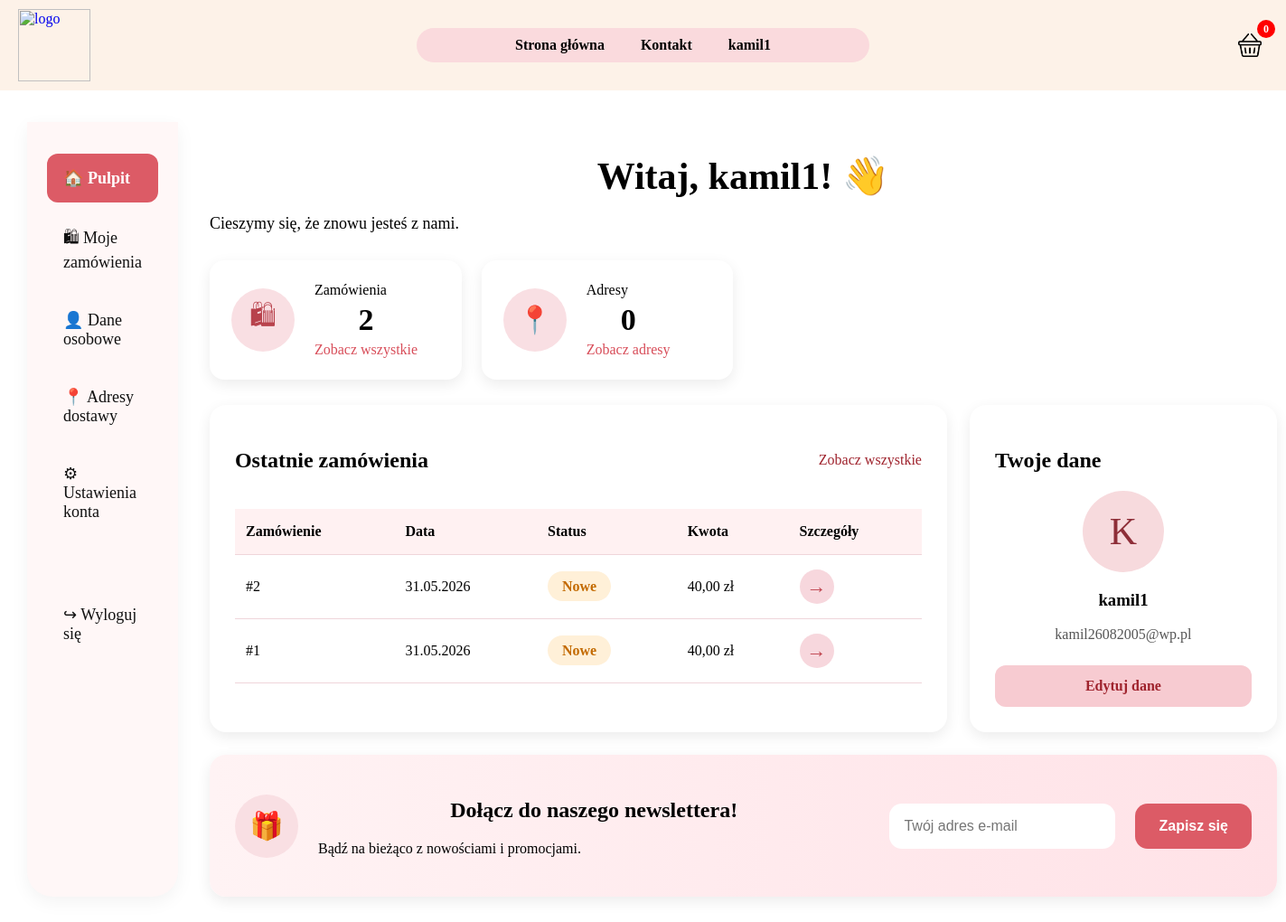
Before: /panel/ (signed in) with the older database file.
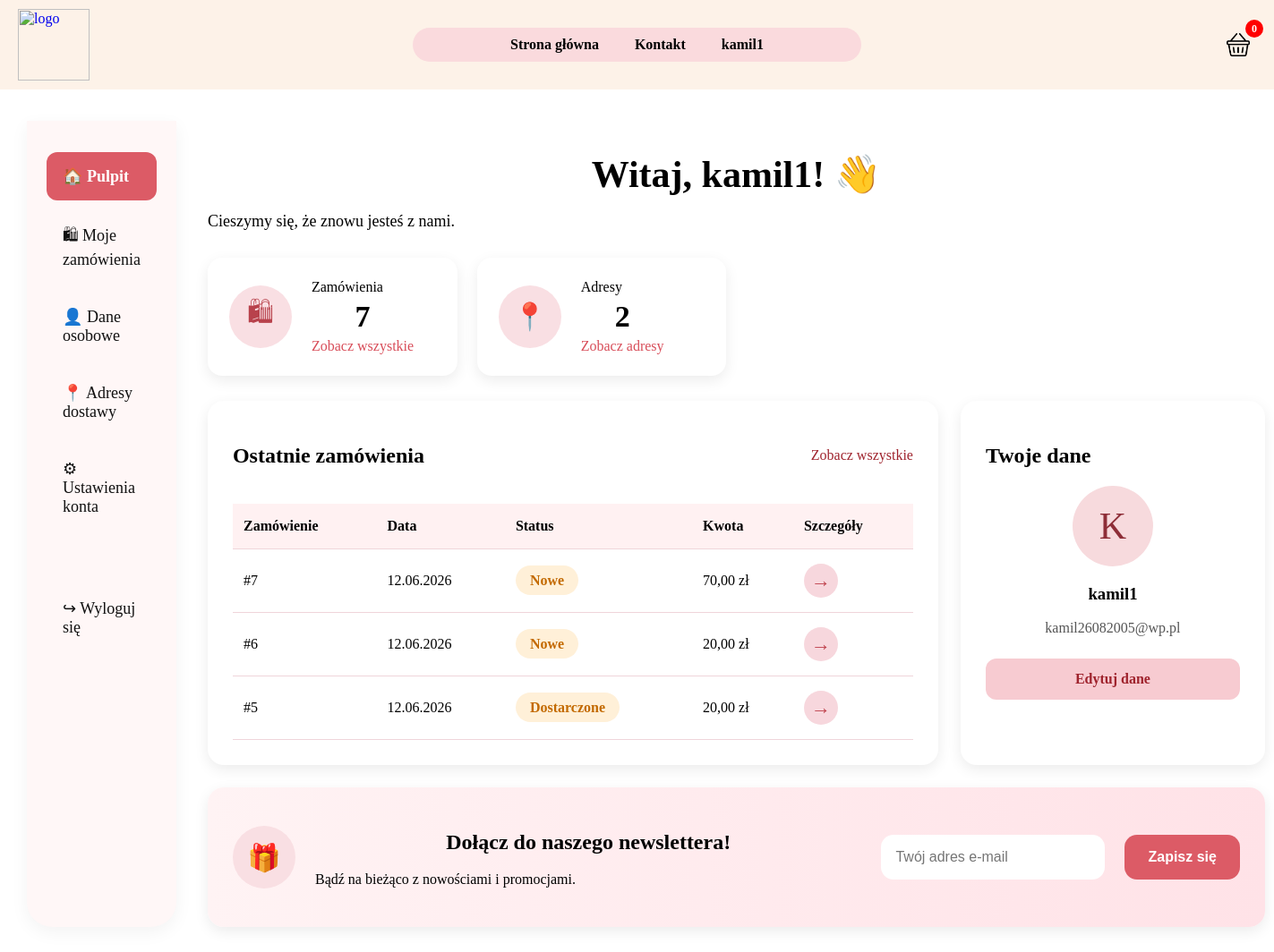
After: the same page with the newer database file.
### SklepApp/models.py (models this page shows, shortened)
class Order(models.Model):
    user = models.ForeignKey(User, on_delete=models.CASCADE, null=True, blank=True)
    created_at = models.DateTimeField(auto_now_add=True)
    total = models.DecimalField(max_digits=10, decimal_places=2)
    status = models.CharField(max_length=30, choices=STATUS_CHOICES, default="Nowe")
    payment_method = models.CharField(max_length=30, choices=PAYMENT_CHOICES, default="Przelew")
    full_name = models.CharField(max_length=100, blank=True)
    phone = models.CharField(max_length=20, blank=True)
    street = models.CharField(max_length=150, blank=True)
    postal_code = models.CharField(max_length=10, blank=True)
    city = models.CharField(max_length=100, blank=True)

### SklepApp/views.py (the view)
# urls.py: path('panel/', views.panel_view, name='panel'),
@login_required
def panel_view(request):
    cart_count = get_cart_count(request)
    addresses_count = Address.objects.filter(user=request.user).count()
    orders = Order.objects.filter(
        user=request.user
    ).order_by("-created_at")[:3]
    orders_count = Order.objects.filter(
        user=request.user
    ).count()
    return render(request, 'panel.html', {
        'cart_count': cart_count,
        'orders': orders,
        'orders_count': orders_count,
        'addresses_count': addresses_count,
    })

### SklepApp/views.py (called while the page is built)
def get_cart_count(request):
    cart = request.session.get('cart', {})
    if isinstance(cart, dict):
        return sum(cart.values())
    return len(cart)

### Templates/panel.html (shortened to what the changed rows need)
{% load static %}
<html lang="pl">
<head>
    <link rel="stylesheet" href="{% static 'style.css' %}">
</head>
<body>
<main class="dashboard">
    <section class="dashboard-content">
        <div class="dashboard-welcome">
            <h1>Witaj, {{ user.username }}! 👋</h1>
        </div>
        <div class="dashboard-cards">
            <div class="dash-card">
                <div>
                    <p>Zamówienia</p>
                        <h2>{{ orders_count }}</h2>
                    <a href="{% url 'user_orders' %}">Zobacz wszystkie</a>
                </div>
            </div>
            <div class="dash-card">
                <div>
                    <p>Adresy</p>
                    <h2>{{ addresses_count }}</h2>
                    <a href="{% url 'user_addresses' %}">Zobacz adresy</a>
                </div>
            </div>
        </div>
        <div class="dashboard-grid">
            <section class="orders-box">
                <div class="section-title">
                    <h2>Ostatnie zamówienia</h2>
                </div>
                <table>
                    <thead>
                        <tr>
                            <th>Zamówienie</th>
                            <th>Data</th>
                            <th>Status</th>
                            <th>Kwota</th>
                            <th>Szczegóły</th>
                        </tr>
                    </thead>
                    <tbody>
                        {% for order in orders %}
                            <tr>
                                <td>#{{ order.id }}</td>
                                <td>{{ order.created_at|date:"d.m.Y" }}</td>
                                <td><span class="status orange">{{ order.status }}</span></td>
                                <td>{{ order.total }} zł</td>
                                <td>
                                    <a href="{% url 'order_detail' order.id %}" class="order-arrow">→</a>
                                </td>
                            </tr>
                        {% empty %}
                            <tr>
                                <td colspan="5">Nie masz jeszcze żadnych zamówień.</td>
                            </tr>
                        {% endfor %}
                    </tbody>
                </table>
            </section>
            <aside class="profile-box">
                <h2>Twoje dane</h2>
            </aside>
        </div>
        <section class="newsletter-box">
            <div>
                <h2>Dołącz do naszego newslettera!</h2>
            </div>
        </section>
    </section>
</main>
</body>
</html>

Changed rows visible on the page:
no longer on this page (row edited): Order: id "2", created_at "31.05.2026", status "Nowe", total "40,00"
no longer on this page (row edited): Order: id "1", created_at "31.05.2026", status "Nowe", total "40,00"
added Order: id "7", created_at "12.06.2026", status "Nowe", total "70,00"
added Order: id "6", created_at "12.06.2026", status "Nowe", total "20,00"
added Order: id "5", created_at "12.06.2026", status "Dostarczone", total "20,00"
Other visible differences:
{{ orders_count }}: "2" → "7"
{{ addresses_count }}: "0" → "2"
